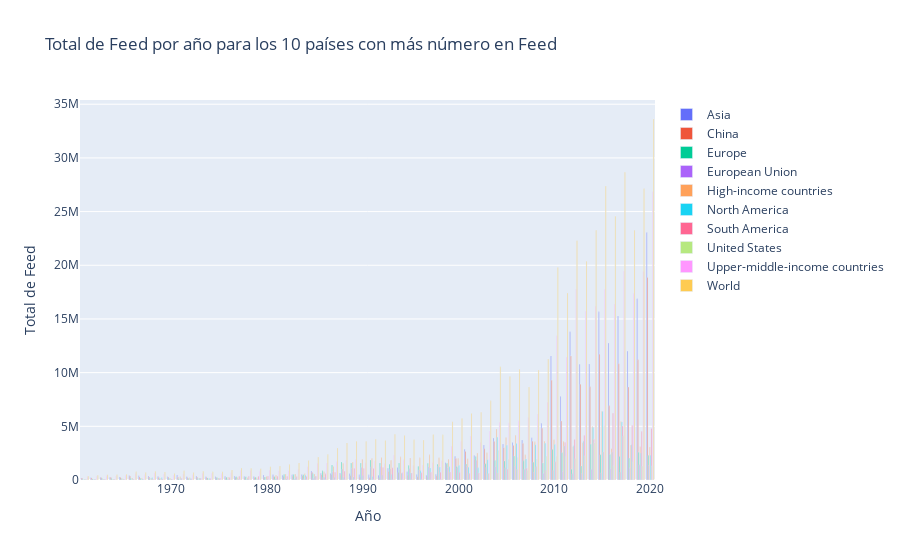

This figure's notebook cell:
### Code cell
import plotly.graph_objects as go
from plotly.subplots import make_subplots

# Agrupar los datos filtrados por año y sumar el Feed para cada año y país
agregado = df_top_countries.groupby(['Year', 'Entity'])['Feed'].sum().unstack()

# Crear subplots con una sola fila y una columna
fig = make_subplots(rows=1, cols=1)

# Añadir las barras apiladas al subplot
for pais in agregado.columns:
    fig.add_trace(go.Bar(x=agregado.index, y=agregado[pais], name=pais), 1, 1)

# Establecer el título y las etiquetas de los ejes
fig.update_layout(title='Total de Feed por año para los 10 países con más número en Feed',
                  xaxis_title='Año',
                  yaxis_title='Total de Feed')

# Mostrar el gráfico
fig.show()
